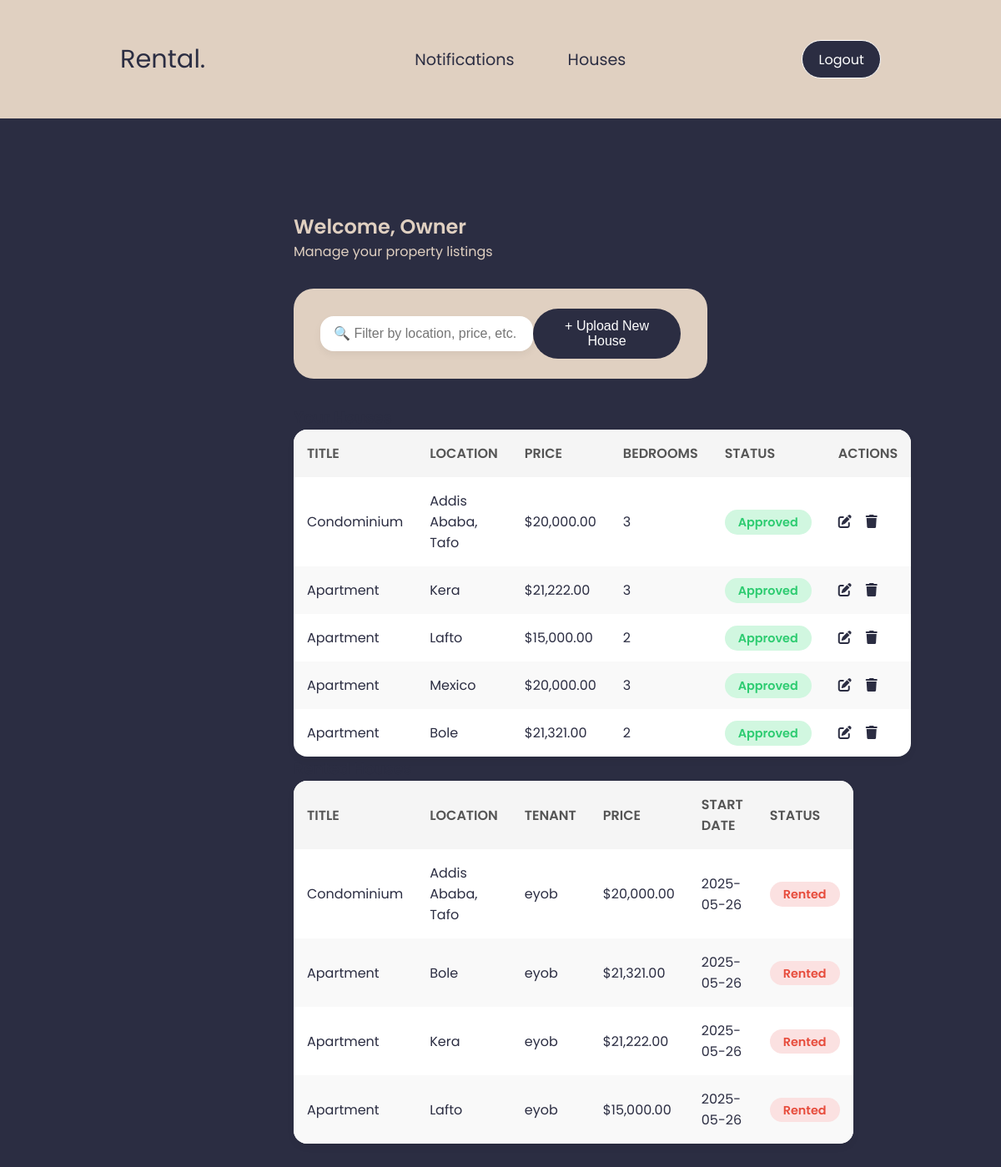
The page /owner/dashboard.php (signed in) on the database its author committed.
### tables this page shows
CREATE TABLE `houses` (
  `id` int(11) NOT NULL,
  `owner_id` int(11) NOT NULL,
  `title` varchar(255) NOT NULL,
  `location` varchar(255) DEFAULT NULL,
  `bedrooms` int(11) DEFAULT 0,
  `bathrooms` int(11) DEFAULT 0,
  `area` float DEFAULT 0,
  `description` text DEFAULT NULL,
  `price` decimal(10,2) NOT NULL,
  `status` enum('pending','approved','declined','rented') DEFAULT 'pending',
  `image_path` varchar(255) DEFAULT NULL,
  `created_at` timestamp NOT NULL DEFAULT current_timestamp(),
  `property_manager_id` int(11) DEFAULT NULL,
  `is_rented` tinyint(1) DEFAULT 0
);

CREATE TABLE `transactions` (
  `id` int(11) NOT NULL,
  `tenant_id` int(11) NOT NULL,
  `house_id` int(11) NOT NULL,
  `amount` decimal(10,2) NOT NULL,
  `fee` decimal(10,2) NOT NULL,
  `total` decimal(10,2) NOT NULL,
  `payment_date` timestamp NOT NULL DEFAULT current_timestamp(),
  `status` varchar(50) NOT NULL,
  `file_path` varchar(255) NOT NULL
);

CREATE TABLE `users` (
  `id` int(11) NOT NULL,
  `name` varchar(100) NOT NULL,
  `email` varchar(100) NOT NULL,
  `password` varchar(255) NOT NULL,
  `role` enum('admin','tenant','owner','property_manager','government') NOT NULL,
  `status` enum('active','inactive','deleted') DEFAULT 'active',
  `created_at` timestamp NOT NULL DEFAULT current_timestamp()
);

### owner/dashboard.php (the view, shortened to what this page needs)
<?php
require_once '../config/db.php';
$user_id = $_SESSION['user_id'];
try {
    $stmt = $pdo->prepare("SELECT * FROM houses WHERE owner_id = ? ORDER BY created_at DESC");
    $stmt->execute([$user_id]);
    $houses = $stmt->fetchAll(PDO::FETCH_ASSOC);
$stmt = $pdo->prepare("
    SELECT
        h.title, h.location, h.price,
        u.name AS tenant_name,
        t.payment_date AS start_date
    FROM houses h
    INNER JOIN transactions t ON h.id = t.house_id
    INNER JOIN users u ON t.tenant_id = u.id
    WHERE h.owner_id = ? AND t.status = 'verified'
    ORDER BY t.payment_date DESC
");
$stmt->execute([$user_id]);
$rentedHouses = $stmt->fetchAll(PDO::FETCH_ASSOC);
} catch (PDOException $e) {
    die("Database error: " . $e->getMessage());
}
?>
<!DOCTYPE html>
<html lang="en">
<head>
  <link rel="stylesheet" href="../assets/style1.css" />
  <link rel="stylesheet" href="../assets/fonts/all.css">
</head>
<body>
<div class="prop_con">
<div class="navbar prop_nav">
  <p>Rental.</p>
   <ul>
            <li><a href="notifications.php">Notifications</a></li>
            <li><a href="dashboard.php">Houses</a></li>
        </ul>
  <button><a href="../auth/logout.php">Logout</a></button>
</div>
<div class="container">
  <h2>Welcome, Owner</h2>
  <p>Manage your property listings</p>
  <div class="top-bar">
    <input type="text" id="filterInput" placeholder="🔍 Filter by location, price, etc.">
    <button class="btn" id="openFormBtn">+ Upload New House</button>
  </div>
  <h3>Your Houses</h3>
  <table class="user-table" id="uploadedTable">
    <thead>
      <tr>
        <th>Title</th>
        <th>Location</th>
        <th>Price</th>
        <th>Bedrooms</th>
        <th>Status</th>
        <th>Actions</th>
      </tr>
    </thead>
    <tbody>
      <?php if (count($houses) === 0): ?>
        <tr><td colspan="6" style="text-align:center;">No houses uploaded yet.</td></tr>
      <?php else: ?>
        <?php foreach ($houses as $house): ?>
          <tr>
            <td><?= htmlspecialchars($house['title']) ?></td>
            <td><?= htmlspecialchars($house['location']) ?></td>
            <td>$<?= number_format($house['price'], 2) ?></td>
            <td><?= (int)$house['bedrooms'] ?></td>
            <td>
              <?php
                $statusClass = ($house['status'] === 'approved' || $house['status'] === 'available') ? 'active' : 'inactive';
              ?>
              <span class="status <?= $statusClass ?>"><?= htmlspecialchars(ucfirst($house['status'])) ?></span>
            </td>
            <td class="actions">
              <i class="fas fa-edit edit" title="Edit"></i>
              <i class="fas fa-trash delete" title="Delete"></i>
            </td>
          </tr>
        <?php endforeach; ?>
      <?php endif; ?>
    </tbody>
  </table>
  <h3>Rented Houses</h3>
  <table class="user-table" id="rentedTable">
    <thead>
      <tr>
        <th>Title</th>
        <th>Location</th>
        <th>Tenant</th>
        <th>Price</th>
        <th>Start Date</th>
        <th>Status</th>
      </tr>
    </thead>
    <tbody>
      <?php if (empty($rentedHouses)): ?>
        <tr><td colspan="6" style="text-align:center;">No rented houses yet.</td></tr>
      <?php else: ?>
        <?php foreach ($rentedHouses as $rented): ?>
          <tr>
            <td><?= htmlspecialchars($rented['title']) ?></td>
            <td><?= htmlspecialchars($rented['location']) ?></td>
            <td><?= htmlspecialchars($rented['tenant_name']) ?></td>
            <td>$<?= number_format($rented['price'], 2) ?></td>
            <td><?= date('Y-m-d', strtotime($rented['start_date'])) ?></td>
            <td><span class="status inactive">Rented</span></td>
          </tr>
        <?php endforeach; ?>
      <?php endif; ?>
    </tbody>
  </table>
</div>
</div>
</body>
</html>

### assets/style1.css (style rules this page uses)
* { margin: 0; }
:root { --primary-color: #2b2d42; --secondary-color: #b2b2b2; --tertiary-color: #e0d0c1; --text-color: #ffffff; }
.container { padding: 3rem 6rem; font-family: poppins; color: var(--primary-color); margin: 4rem 16rem 7rem 16rem; }
.container h2, p { color: var(--tertiary-color); }
.prop_con { height: 100vh; overflow-y: auto; background-color: var(--primary-color); }
.prop_nav { padding: 3rem 9rem; background-color: #e0d0c1; }
.prop_nav p, li a { color: var(--primary-color); }
.navbar { display: flex; justify-content: space-between; align-items: center; padding: 3rem 9rem; }
.navbar p { font-family: poppins; color: var(--primary-color); font-size: 1.9rem; }
.navbar ul { font-family: poppins; display: flex; gap: 4rem; font-size: 1.2rem; }
.navbar li, a { text-decoration: none; color: var(--text-color); list-style: none; transition: color 0.3s ease; }
.navbar button { background-color: var(--primary-color); font-family: poppins; padding: 0.6rem 1.2rem; border: 1px solid white; border-radius: 1.5rem; font-size: 1rem; transition: background 0.5s ease-in-out; }
.top-bar { display: flex; justify-content: space-between; align-items: center; background: var(--tertiary-color); padding: 1.5rem 2rem; border-radius: 1.5rem; margin-bottom: 2rem; margin-top: 2rem; backdrop-filter: blur(10px); }
.top-bar input { padding: 0.75rem 1rem; border-radius: 1rem; border: none; font-size: 1rem; width: 300px; box-shadow: 0 4px 10px rgba(0, 0, 0, 0.05); background: #fff; color: var(--primary-color); }
.btn { padding: 0.75rem 2rem; background: var(--primary-color); color: #fff; border: none; border-radius: 2rem; font-size: 1rem; cursor: pointer; transition: all 0.3s ease; }
.user-table { width: 100%; border-collapse: collapse; background: #fff; border-radius: 1rem; overflow: hidden; box-shadow: 0 4px 10px rgba(0, 0, 0, 0.05); }
.user-table th, .user-table td { padding: 1rem; text-align: left; }
.user-table th { background: #f5f5f5; color: #555; font-weight: 600; text-transform: uppercase; }
.user-table tbody tr:nth-child(even) { background: #f9f9f9; }
.user-table .status { padding: 0.3rem 1rem; border-radius: 1rem; font-weight: 600; font-size: 0.9rem; }
.status.active { background: #d1f7e0; color: #2ecc71; }
.status.inactive { background: #fbe1e1; color: #e74c3c; }
.actions i { margin-right: 0.8rem; cursor: pointer; color: var(--primary-color); transition: color 0.2s ease; }

### rows shown on the page
houses: title "Condominium", location "Addis Ababa, Tafo", price "20,000.00", bedrooms "3", status "Approved"
houses: title "Apartment", location "Kera", price "21,222.00", bedrooms "3", status "Approved"
houses: title "Apartment", location "Lafto", price "15,000.00", bedrooms "2", status "Approved"
houses: title "Apartment", location "Mexico", price "20,000.00", bedrooms "3", status "Approved"
houses: title "Apartment", location "Bole", price "21,321.00", bedrooms "2", status "Approved"
transactions: house.title "Condominium", house.location "Addis Ababa, Tafo", tenant.name "eyob", house.price "20,000.00", payment_date "2025-05-26"
transactions: house.title "Apartment", house.location "Bole", tenant.name "eyob", house.price "21,321.00", payment_date "2025-05-26"
transactions: house.title "Apartment", house.location "Kera", tenant.name "eyob", house.price "21,222.00", payment_date "2025-05-26"
transactions: house.title "Apartment", house.location "Lafto", tenant.name "eyob", house.price "15,000.00", payment_date "2025-05-26"
